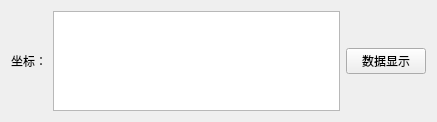
<?xml version="1.0" encoding="UTF-8"?>
<ui version="4.0">
 <class>Form</class>
 <widget class="QWidget" name="Form">
  <property name="geometry">
   <rect>
    <x>0</x>
    <y>0</y>
    <width>437</width>
    <height>122</height>
   </rect>
  </property>
  <property name="windowTitle">
   <string>Form</string>
  </property>
  <layout class="QHBoxLayout" name="horizontalLayout_2">
   <item>
    <layout class="QHBoxLayout" name="horizontalLayout" stretch="0,1,0">
     <item>
      <widget class="QLabel" name="label">
       <property name="text">
        <string>坐标：</string>
       </property>
      </widget>
     </item>
     <item>
      <widget class="QPlainTextEdit" name="plainTextEdit">
       <property name="readOnly">
        <bool>true</bool>
       </property>
      </widget>
     </item>
     <item>
      <widget class="QPushButton" name="btn_data">
       <property name="text">
        <string>数据显示</string>
       </property>
      </widget>
     </item>
    </layout>
   </item>
  </layout>
 </widget>
 <resources/>
 <connections/>
</ui>
